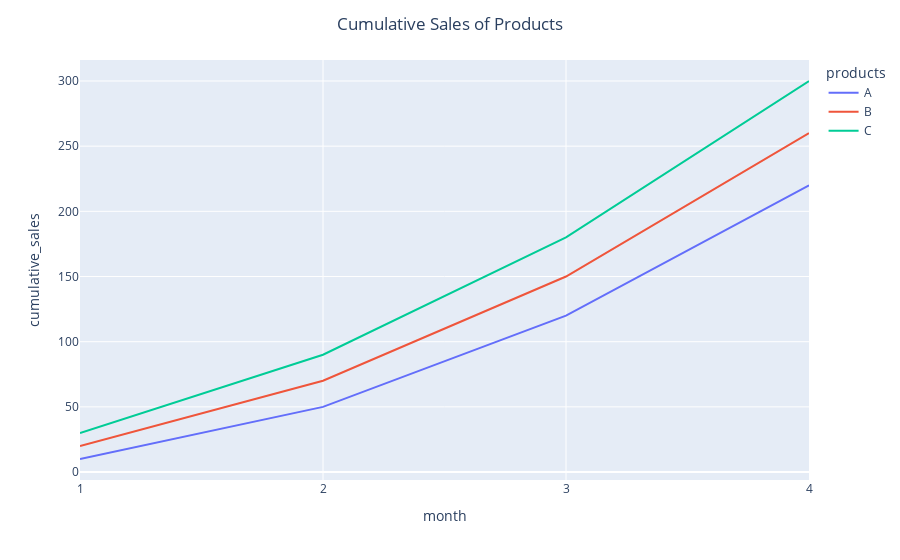

Write notebook code for a chart like this one.
### Markdown cell above
##### Data Visualization

### Code cell
# plot the cumulative sales
fig = px.line(df, x='month', y='cumulative_sales', color='products')

# set the x label as 1, 2, 3, 4
fig.update_xaxes(tickvals=[1, 2, 3, 4])

# set the title
fig.update_layout(title='Cumulative Sales of Products', title_x=0.5)

# show the plot
fig.show()

### Figure 1 — Plotly figure (JSON) as saved in the notebook; plotly's stock layout.template omitted (floating-point values rounded to 4 significant figures)
{"data": [{"hovertemplate": "products=A<br>month=%{x}<br>cumulative_sales=%{y}<extra></extra>", "legendgroup": "A", "line": {"color": "#636efa", "dash": "solid"}, "marker": {"symbol": "circle"}, "mode": "lines", "name": "A", "orientation": "v", "showlegend": true, "type": "scatter", "x": [1, 2, 3, 4], "xaxis": "x", "y": [10, 50, 120, 220], "yaxis": "y"}, {"hovertemplate": "products=B<br>month=%{x}<br>cumulative_sales=%{y}<extra></extra>", "legendgroup": "B", "line": {"color": "#EF553B", "dash": "solid"}, "marker": {"symbol": "circle"}, "mode": "lines", "name": "B", "orientation": "v", "showlegend": true, "type": "scatter", "x": [1, 2, 3, 4], "xaxis": "x", "y": [20, 70, 150, 260], "yaxis": "y"}, {"hovertemplate": "products=C<br>month=%{x}<br>cumulative_sales=%{y}<extra></extra>", "legendgroup": "C", "line": {"color": "#00cc96", "dash": "solid"}, "marker": {"symbol": "circle"}, "mode": "lines", "name": "C", "orientation": "v", "showlegend": true, "type": "scatter", "x": [1, 2, 3, 4], "xaxis": "x", "y": [30, 90, 180, 300], "yaxis": "y"}], "layout": {"legend": {"title": {"text": "products"}, "tracegroupgap": 0}, "margin": {"t": 60}, "title": {"text": "Cumulative Sales of Products", "x": 0.5}, "xaxis": {"anchor": "y", "domain": [0, 1], "tickvals": [1, 2, 3, 4], "title": {"text": "month"}}, "yaxis": {"anchor": "x", "domain": [0, 1], "title": {"text": "cumulative_sales"}}}}
